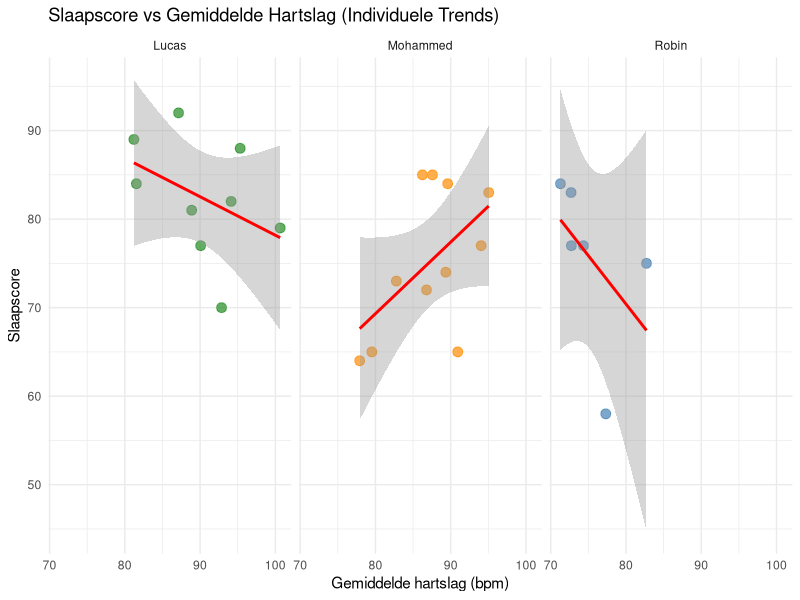
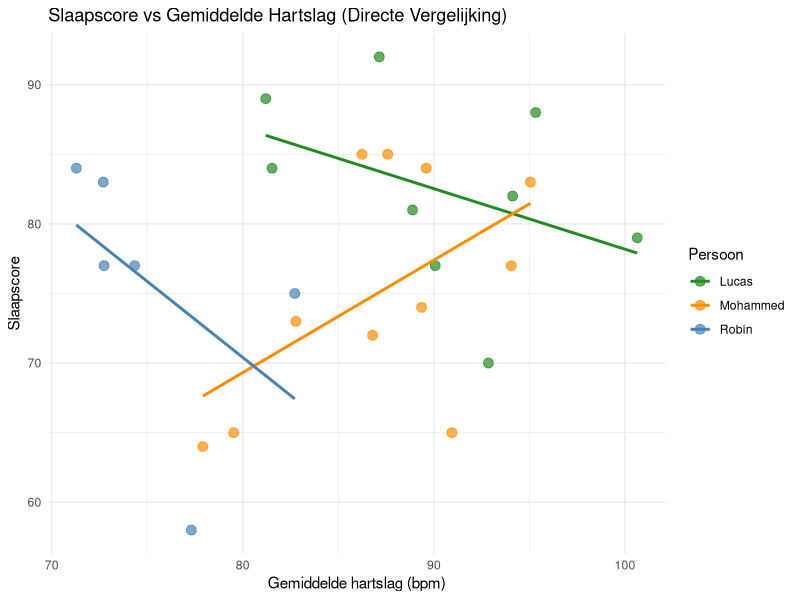
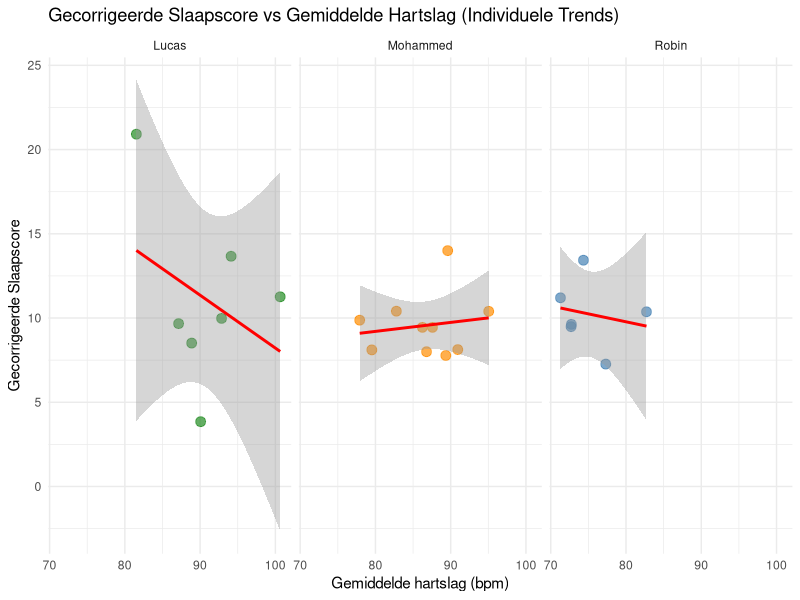
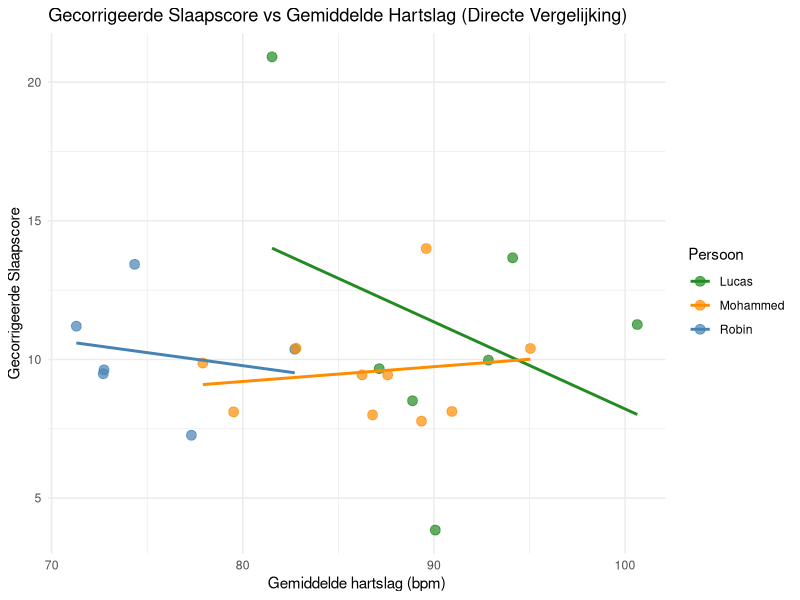
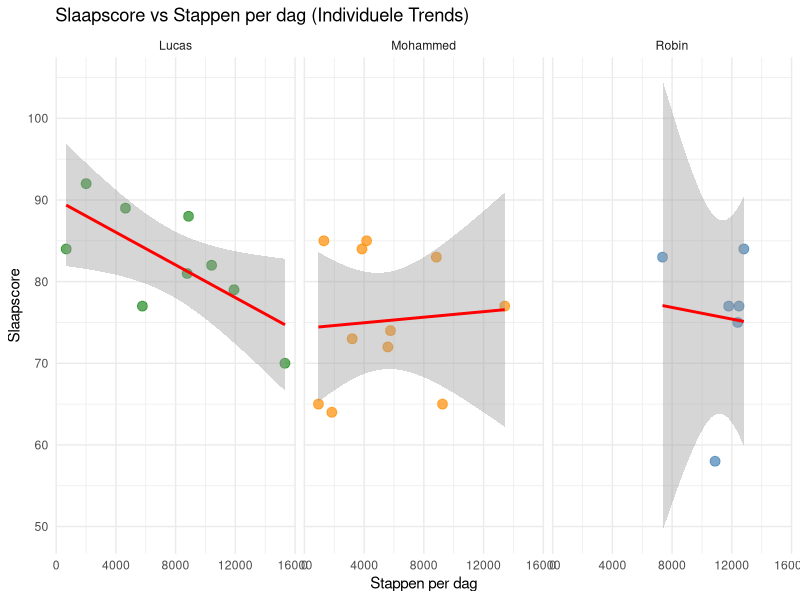
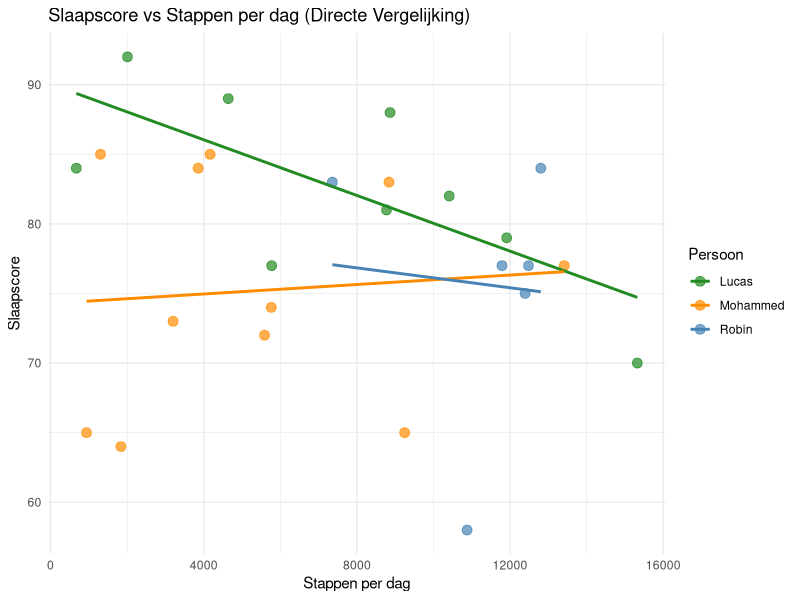
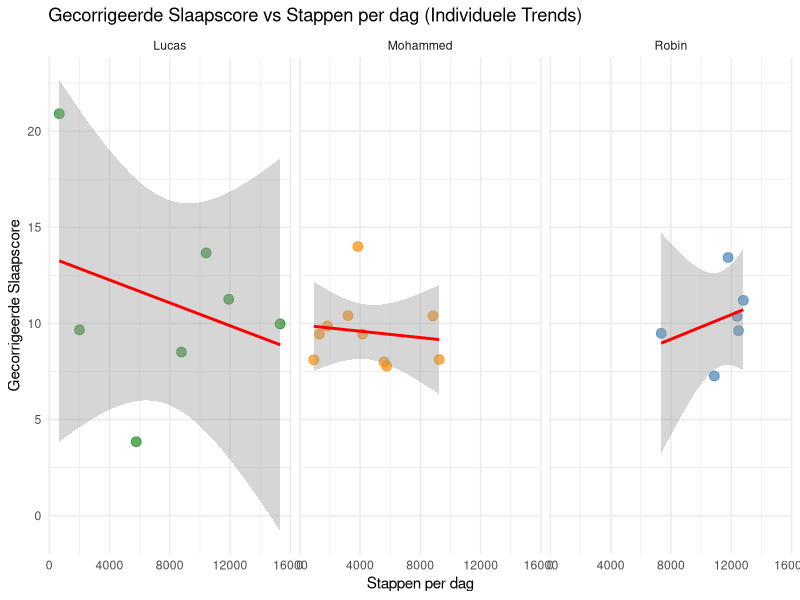
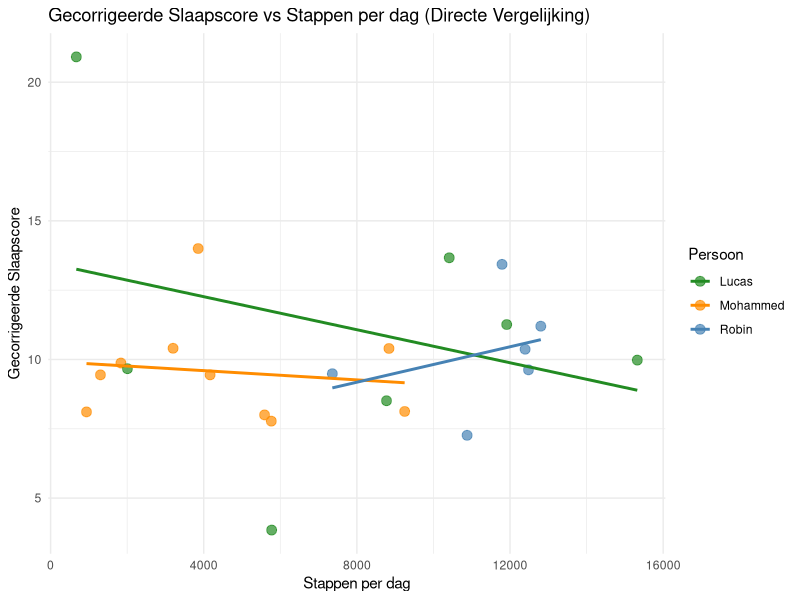

Recreate these plots in R, in order.
## ---- chunk 1
library(ggplot2)
## ---- chunk 2
df_all <- read.csv("analysis/data/combined_filetered/combined_data_filtered.csv")
## ---- chunk 3
# Slaapscore corrigeren voor slaapduur
# Functie om HH:MM om te zetten naar minuten vanaf middernacht
tijd_naar_minuten <- function(tijd_str) {
  delen <- strsplit(tijd_str, ":")
  sapply(delen, function(x) {
    if (length(x) < 2) return(NA)
    as.numeric(x[1]) * 60 + as.numeric(x[2])
  })
}

# Minuten berekenen voor start en end
min_start <- tijd_naar_minuten(df_all$start)
min_end   <- tijd_naar_minuten(df_all$end)

# Slaapduur in uren berekenen
df_all$slaapduur_uren <- ifelse(min_end >= min_start, 
                                (min_end - min_start) / 60, 
                                ((1440 - min_start) + min_end) / 60)

# Gecorrigeerde slaapscore berekenen: Slaapscore / Slaapduur
df_all$gecorrigeerde_slaapscore <- df_all$sleep_score / df_all$slaapduur_uren
## ---- chunk 4
cat("--- Gemiddelde Slaapscore per persoon ---\n")
aggregate(sleep_score ~ naam, data = df_all, FUN = mean)

cat("\n--- Gemiddelde Hartslag per persoon ---\n")
aggregate(average_heart_rate ~ naam, data = df_all, FUN = mean)

cat("\n--- Gemiddelde Stappen per persoon ---\n")
aggregate(total_steps ~ naam, data = df_all, FUN = mean)
## ---- chunk 5
ggplot(df_all, aes(x = average_heart_rate, y = sleep_score, color = naam)) +
  geom_point(size = 3, alpha = 0.7) +
  geom_smooth(method = "lm", color = "red", se = TRUE) + # se = TRUE voor de grijze vlakken
  facet_wrap(~ naam) + # Dit zet ze netjes naast elkaar
  scale_color_manual(values = c("Robin" = "steelblue", "Mohammed" = "darkorange", "Lucas" = "forestgreen")) +
  labs(title = "Slaapscore vs Gemiddelde Hartslag (Individuele Trends)",
       x = "Gemiddelde hartslag (bpm)",
       y = "Slaapscore") +
  theme_minimal() +
  theme(legend.position = "none") # Legenda is hier overbodig door de titels boven de panelen
## ---- chunk 6
ggplot(df_all, aes(x = average_heart_rate, y = sleep_score, color = naam)) +
  geom_point(size = 3, alpha = 0.7) +
  geom_smooth(method = "lm", se = FALSE) + # se = FALSE haalt de chaos van de grijze vlakken weg
  scale_color_manual(values = c("Robin" = "steelblue", "Mohammed" = "darkorange", "Lucas" = "forestgreen")) +
  labs(title = "Slaapscore vs Gemiddelde Hartslag (Directe Vergelijking)",
       x = "Gemiddelde hartslag (bpm)",
       y = "Slaapscore",
       color = "Persoon") +
  theme_minimal() +
  theme(legend.position = "right") # Legenda aan de rechterkant om de kleuren te onderscheiden
## ---- chunk 7
ggplot(df_all, aes(x = average_heart_rate, y = gecorrigeerde_slaapscore, color = naam)) +
  geom_point(size = 3, alpha = 0.7) +
  geom_smooth(method = "lm", color = "red", se = TRUE) + # se = TRUE voor de grijze vlakken
  facet_wrap(~ naam) + # Dit zet ze netjes naast elkaar
  scale_color_manual(values = c("Robin" = "steelblue", "Mohammed" = "darkorange", "Lucas" = "forestgreen")) +
  labs(title = "Gecorrigeerde Slaapscore vs Gemiddelde Hartslag (Individuele Trends)",
       x = "Gemiddelde hartslag (bpm)",
       y = "Gecorrigeerde Slaapscore") +
  theme_minimal() +
  theme(legend.position = "none") # Legenda is hier overbodig door de titels boven de panelen
## ---- chunk 8
ggplot(df_all, aes(x = average_heart_rate, y = gecorrigeerde_slaapscore, color = naam)) +
  geom_point(size = 3, alpha = 0.7) +
  geom_smooth(method = "lm", se = FALSE) + # se = FALSE haalt de chaos van de grijze vlakken weg
  scale_color_manual(values = c("Robin" = "steelblue", "Mohammed" = "darkorange", "Lucas" = "forestgreen")) +
  labs(title = "Gecorrigeerde Slaapscore vs Gemiddelde Hartslag (Directe Vergelijking)",
       x = "Gemiddelde hartslag (bpm)",
       y = "Gecorrigeerde Slaapscore",
       color = "Persoon") +
  theme_minimal() +
  theme(legend.position = "right") # Legenda aan de rechterkant om de kleuren te onderscheiden
## ---- chunk 9
ggplot(df_all, aes(x = total_steps, y = sleep_score, color = naam)) +
  geom_point(size = 3, alpha = 0.7) +
  geom_smooth(method = "lm", color = "red", se = TRUE) + # se = TRUE voor de grijze vlakken
  facet_wrap(~ naam) + # Dit zet ze netjes naast elkaar
  scale_color_manual(values = c("Robin" = "steelblue", "Mohammed" = "darkorange", "Lucas" = "forestgreen")) +
  labs(title = "Slaapscore vs Stappen per dag (Individuele Trends)",
       x = "Stappen per dag",
       y = "Slaapscore") +
  theme_minimal() +
  theme(legend.position = "none") # Legenda is overbodig door de titels boven de panelen
## ---- chunk 10
ggplot(df_all, aes(x = total_steps, y = sleep_score, color = naam)) +
  geom_point(size = 3, alpha = 0.7) +
  geom_smooth(method = "lm", se = FALSE) + # se = FALSE haalt de chaos van de grijze vlakken weg
  scale_color_manual(values = c("Robin" = "steelblue", "Mohammed" = "darkorange", "Lucas" = "forestgreen")) +
  labs(title = "Slaapscore vs Stappen per dag (Directe Vergelijking)",
       x = "Stappen per dag",
       y = "Slaapscore",
       color = "Persoon") +
  theme_minimal() +
  theme(legend.position = "right") # Legenda aan de rechterkant om de kleuren te onderscheiden
## ---- chunk 11
ggplot(df_all, aes(x = total_steps, y = gecorrigeerde_slaapscore, color = naam)) +
  geom_point(size = 3, alpha = 0.7) +
  geom_smooth(method = "lm", color = "red", se = TRUE) + # se = TRUE voor de grijze vlakken
  facet_wrap(~ naam) + # Dit zet ze netjes naast elkaar
  scale_color_manual(values = c("Robin" = "steelblue", "Mohammed" = "darkorange", "Lucas" = "forestgreen")) +
  labs(title = "Gecorrigeerde Slaapscore vs Stappen per dag (Individuele Trends)",
       x = "Stappen per dag",
       y = "Gecorrigeerde Slaapscore") +
  theme_minimal() +
  theme(legend.position = "none") # Legenda is overbodig door de titels boven de panelen
## ---- chunk 12
ggplot(df_all, aes(x = total_steps, y = gecorrigeerde_slaapscore, color = naam)) +
  geom_point(size = 3, alpha = 0.7) +
  geom_smooth(method = "lm", se = FALSE) + # se = FALSE haalt de chaos van de grijze vlakken weg
  scale_color_manual(values = c("Robin" = "steelblue", "Mohammed" = "darkorange", "Lucas" = "forestgreen")) +
  labs(title = "Gecorrigeerde Slaapscore vs Stappen per dag (Directe Vergelijking)",
       x = "Stappen per dag",
       y = "Gecorrigeerde Slaapscore",
       color = "Persoon") +
  theme_minimal() +
  theme(legend.position = "right") # Legenda aan de rechterkant om de kleuren te onderscheiden
## ---- chunk 13
ggplot(df_all, aes(x = calories_burned, y = sleep_score, color = naam)) +
  geom_point(size = 3, alpha = 0.7) +
  geom_smooth(method = "lm", color = "red", se = TRUE) + # se = TRUE voor de grijze vlakken
  facet_wrap(~ naam) + # Dit zet ze netjes naast elkaar
  scale_color_manual(values = c("Robin" = "steelblue", "Mohammed" = "darkorange", "Lucas" = "forestgreen")) +
  labs(title = "Slaapscore vs Verbrande Calorieën (Individuele Trends)",
       x = "Verbrande calorieën (kcal)",
       y = "Slaapscore") +
  theme_minimal() +
  theme(legend.position = "none") # Legenda is overbodig door de titels boven de panelen
## ---- chunk 14
ggplot(df_all, aes(x = calories_burned, y = sleep_score, color = naam)) +
  geom_point(size = 3, alpha = 0.7) +
  geom_smooth(method = "lm", se = FALSE) + # se = FALSE haalt de chaos van de grijze vlakken weg
  scale_color_manual(values = c("Robin" = "steelblue", "Mohammed" = "darkorange", "Lucas" = "forestgreen")) +
  labs(title = "Slaapscore vs Verbrande Calorieën (Directe Vergelijking)",
       x = "Verbrande calorieën (kcal)",
       y = "Slaapscore",
       color = "Persoon") +
  theme_minimal() +
  theme(legend.position = "right") # Legenda aan de rechterkant om de kleuren te onderscheiden
## ---- chunk 15
ggplot(df_all, aes(x = calories_burned, y = gecorrigeerde_slaapscore, color = naam)) +
  geom_point(size = 3, alpha = 0.7) +
  geom_smooth(method = "lm", color = "red", se = TRUE) + # se = TRUE voor de grijze vlakken
  facet_wrap(~ naam) + # Dit zet ze netjes naast elkaar
  scale_color_manual(values = c("Robin" = "steelblue", "Mohammed" = "darkorange", "Lucas" = "forestgreen")) +
  labs(title = "Gecorrigeerde Slaapscore vs Verbrande Calorieën (Individuele Trends)",
       x = "Verbrande calorieën (kcal)",
       y = "Gecorrigeerde Slaapscore") +
  theme_minimal() +
  theme(legend.position = "none") # Legenda is overbodig door de titels boven de panelen
## ---- chunk 16
ggplot(df_all, aes(x = calories_burned, y = gecorrigeerde_slaapscore, color = naam)) +
  geom_point(size = 3, alpha = 0.7) +
  geom_smooth(method = "lm", se = FALSE) + # se = FALSE haalt de chaos van de grijze vlakken weg
  scale_color_manual(values = c("Robin" = "steelblue", "Mohammed" = "darkorange", "Lucas" = "forestgreen")) +
  labs(title = "Gecorrigeerde Slaapscore vs Verbrande Calorieën (Directe Vergelijking)",
       x = "Verbrande calorieën (kcal)",
       y = "Gecorrigeerde Slaapscore",
       color = "Persoon") +
  theme_minimal() +
  theme(legend.position = "right") # Legenda aan de rechterkant om de kleuren te onderscheiden
## ---- chunk 17
# Bereken het gemiddelde per persoon
scores_agg <- aggregate(sleep_score ~ naam, data = df_all, FUN = mean)

barplot(scores_agg$sleep_score,
        names.arg = scores_agg$naam,
        col       = c("forestgreen", "darkorange", "steelblue"), # Volgorde: Lucas, Mohammed, Robin
        main      = "Gemiddelde slaapscore per persoon",
        ylab      = "Slaapscore",
        ylim      = c(0, 100))
## ---- chunk 18
hr_agg <- aggregate(average_heart_rate ~ naam, data = df_all, FUN = mean)

barplot(hr_agg$average_heart_rate,
        names.arg = hr_agg$naam,
        col       = c("forestgreen", "darkorange", "steelblue"), # Volgorde: Lucas, Mohammed, Robin
        main      = "Gemiddelde hartslag per persoon",
        ylab      = "Hartslag (bpm)",
        ylim      = c(0, 120))
